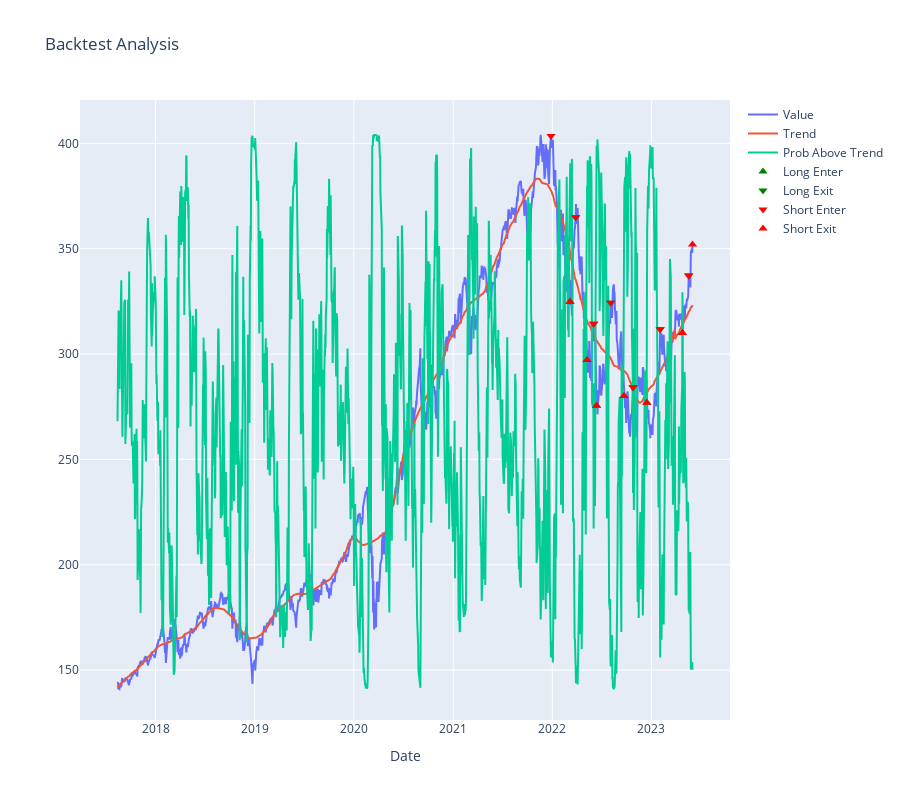

This figure's notebook cell:
### Code cell
ledger, df2 = analyze_and_graph(file, symbol, 365*4, df)    
#ledger, df2 = analyze_and_graph_range(file, symbol, "03-27-2020", "12-17-2021", df)

# Display metrics as text
metrics = analyze_trades(ledger, symbol, period)
metrics["file"] = file
metrics_df = metrics_to_dataframe(metrics) 

merged_df = ledger.merge(df2, left_on='Date', right_index=True, how='left')
merged_df[["Date", "Price", "Product", "Side", "Action","prob_above_trend", "Value"]]

### Figure 1 — Plotly figure (JSON) as saved in the notebook; plotly's stock layout.template omitted (floating-point values rounded to 4 significant figures; data arrays with more than 128 entries replaced by an {"elided": "..."} marker saying what was removed)
{"data": [{"mode": "lines", "name": "Value", "type": "scatter", "x": {"elided": "1460 str values"}, "y": {"elided": "1460 float values"}}, {"mode": "lines", "name": "Trend", "type": "scatter", "x": {"elided": "1460 str values"}, "y": {"elided": "1460 float values"}}, {"mode": "lines", "name": "Prob Above Trend", "type": "scatter", "x": {"elided": "1460 str values"}, "y": {"elided": "1460 float values"}}, {"marker": {"color": "green", "size": 8, "symbol": "triangle-up"}, "mode": "markers", "name": "Long Enter", "type": "scatter", "x": {"elided": "1460 str values"}, "y": {"elided": "1460 float values"}}, {"marker": {"color": "green", "size": 8, "symbol": "triangle-down"}, "mode": "markers", "name": "Long Exit", "type": "scatter", "x": {"elided": "1460 str values"}, "y": {"elided": "1460 float values"}}, {"marker": {"color": "red", "size": 8, "symbol": "triangle-down"}, "mode": "markers", "name": "Short Enter", "type": "scatter", "x": {"elided": "1460 str values"}, "y": {"elided": "1460 float values"}}, {"marker": {"color": "red", "size": 8, "symbol": "triangle-up"}, "mode": "markers", "name": "Short Exit", "type": "scatter", "x": {"elided": "1460 str values"}, "y": {"elided": "1460 float values"}}], "layout": {"height": 800, "title": {"text": "Backtest Analysis"}, "xaxis": {"title": {"text": "Date"}}}}
